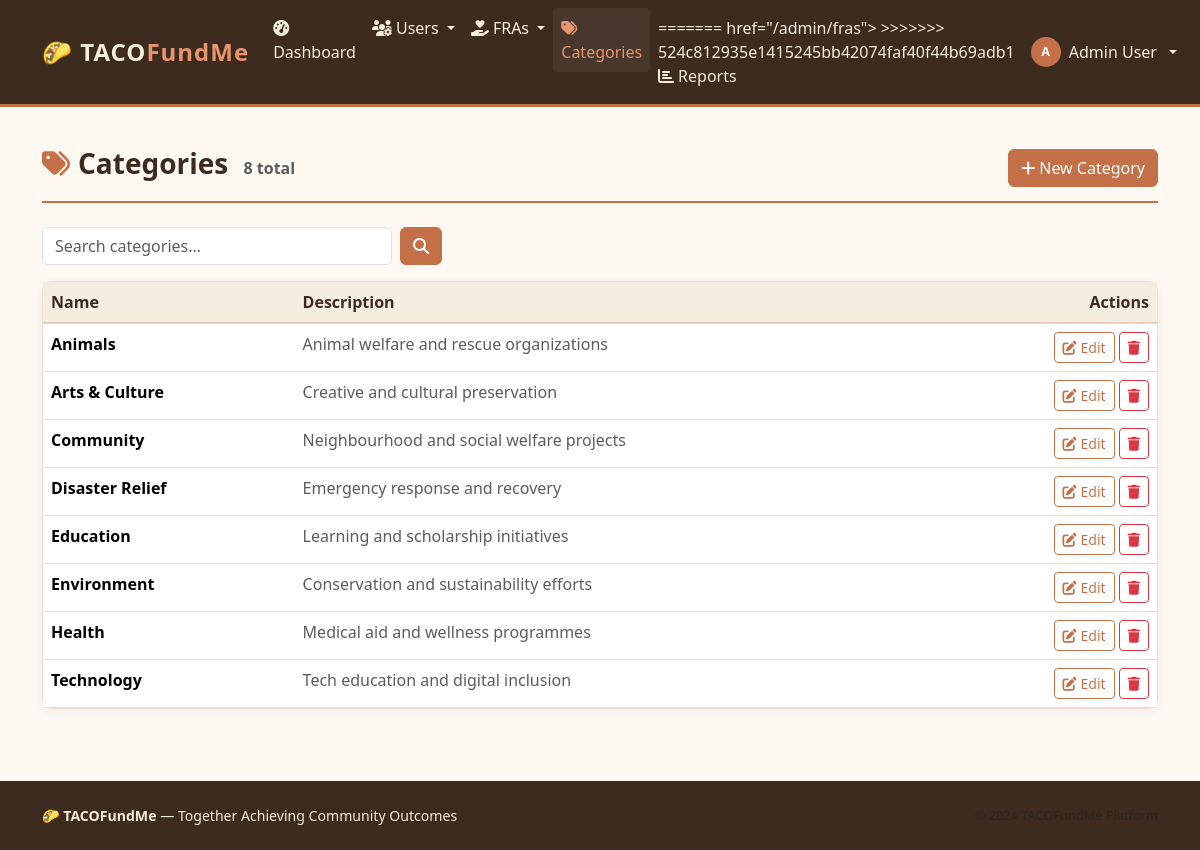
The app's page /admin/categories (signed in) with its own data.
### tables this page shows
CREATE TABLE categories (
            id          INTEGER PRIMARY KEY AUTOINCREMENT,
            name        TEXT    NOT NULL UNIQUE,
            description TEXT,
            created_at  TEXT    NOT NULL DEFAULT (datetime('now'))
        );

### boundary/routes.py (the view)
@app.route('/admin/categories')
@admin_required
def admin_categories():
    search = request.args.get('q', '')
    cats = AdminController.list_categories(search)
    return render_template('admin/categories.html', categories=cats, search=search)

### boundary/routes.py (called while the page is built)
def login_required(f):
    @wraps(f)
    def decorated(*args, **kwargs):
        if 'user_id' not in session:
            flash('Please log in to continue.', 'warning')
            return redirect(url_for('login'))
        return f(*args, **kwargs)
    return decorated

def admin_required(f):
    @wraps(f)
    @login_required
    def decorated(*args, **kwargs):
        if session.get('role') != 'admin':
            flash('Admin access required.', 'danger')
            return redirect(url_for('dashboard'))
        return f(*args, **kwargs)
    return decorated

### templates/admin/categories.html (shortened to what this page needs)
{% extends "base.html" %}
{% block content %}
<div class="page-header d-flex justify-content-between align-items-center">
  <h1><i class="fa fa-tags me-2 text-clay"></i>Categories
    <small class="fs-6 text-muted ms-2">{{ categories|length }} total</small>
  </h1>
  <button class="btn btn-primary" data-bs-toggle="modal" data-bs-target="#createModal">
    <i class="fa fa-plus me-1"></i>New Category
  </button>
</div>
<form method="GET" class="mb-3 d-flex gap-2" style="max-width:400px;">
  <input type="search" name="q" class="form-control" value="{{ search }}"
         placeholder="Search categories…">
  <button type="submit" class="btn btn-primary"><i class="fa fa-search"></i></button>
</form>
<div class="card">
  <div class="table-responsive">
    <table class="table table-hover mb-0">
      <thead>
        <tr>
          <th>Name</th><th>Description</th>
          <th class="text-end">Actions</th>
        </tr>
      </thead>
      <tbody>
        {% for cat in categories %}
        <tr>
          <td><strong>{{ cat.name }}</strong></td>
          <td class="text-muted">{{ cat.description or '—' }}</td>
          <td class="text-end">
            <button class="btn btn-sm btn-outline-primary"
                    data-bs-toggle="modal"
                    data-bs-target="#editModal{{ cat.id }}">
              <i class="fa fa-edit me-1"></i>Edit
            </button>
            <form method="POST" action="{{ url_for('admin_delete_category', cid=cat.id) }}"
                  class="d-inline"
                  onsubmit="return confirm('Delete category \'{{ cat.name }}\'? FRAs in this category will become uncategorised.')">
              <button class="btn btn-sm btn-outline-danger">
                <i class="fa fa-trash"></i>
              </button>
            </form>
          </td>
        </tr>
        {% else %}
        <tr>
          <td colspan="3" class="text-center text-muted py-4">No categories found.</td>
        </tr>
        {% endfor %}
      </tbody>
    </table>
  </div>
</div>
{% endblock %}

### static/css/style.css (style rules this page uses)
:root { --clay: #c4714a; --clay-dark: #a85a35; --clay-light: #e8956e; --sand: #f5ede0; --bark: #3d2b1f; --moss: #6b7c5a; --moss-dark: #556347; --parchment: #fdf8f2; --warm-white: #fff9f4; --muted: #8c7b6b; }
body { background-color: var(--parchment); color: var(--bark); font-family: 'Segoe UI', Tahoma, Geneva, Verdana, sans-serif; min-height: 100vh; display: flex; flex-direction: column; }
.card { border: 1px solid rgba(196,113,74,.2); border-radius: 10px; background-color: var(--warm-white); box-shadow: 0 2px 8px rgba(61,43,31,.06); transition: box-shadow .2s, transform .2s; }
.btn-primary, .btn-clay { background-color: var(--clay); border-color: var(--clay); color: #fff; }
.btn-outline-primary { color: var(--clay); border-color: var(--clay); }
.table thead th { background-color: var(--sand); color: var(--bark); font-weight: 600; border-bottom: 2px solid rgba(196,113,74,.3); white-space: nowrap; }
.page-header { border-bottom: 2px solid var(--clay); padding-bottom: .75rem; margin-bottom: 1.5rem; }
.page-header h1 { font-size: 1.75rem; font-weight: 700; color: var(--bark); }
.text-clay { color: var(--clay) !important; }

### records on screen
categories: name "Animals", description "Animal welfare and rescue organizations"
categories: name "Arts & Culture", description "Creative and cultural preservation"
categories: name "Community", description "Neighbourhood and social welfare projects"
categories: name "Disaster Relief", description "Emergency response and recovery"
categories: name "Education", description "Learning and scholarship initiatives"
categories: name "Environment", description "Conservation and sustainability efforts"
categories: name "Health", description "Medical aid and wellness programmes"
categories: name "Technology", description "Tech education and digital inclusion"

### other values on screen
{{ url_for('admin_fras') }} "/admin/fras"
{{ session.name[0]|upper }} "A"
{{ session.name }} "Admin User"
{{ categories|length }} "8"
